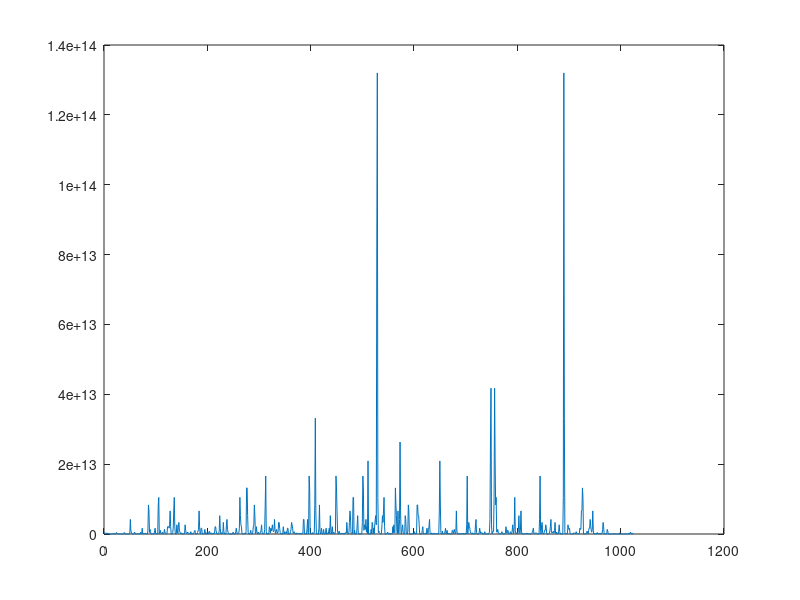

This figure's MATLAB source:
#x = linspace(0, 10, 100);
#y = sin(x);
#plot(x, y);
 
ar =  [70   63   61   62   64   68   55   60   64   59   45   55   57   14   52   52   35   52   65   62   36   17   49   69   65   42   38   59   61   47   48   55 ...
  41   40   53   36   33   52   69   68   44   54   56   29   51   54   50   18   37   67   79   72   70   57   43   39   29   60   70   67   54   55    5   60 ...
  63   21   29   56   54   60   70   59   62   75   61   49   66   62   63   67   60   61   60   55   73   82   81   69   74   71   52   55   44   60   64   55 ...
  49   73   75   65   56   65   47   56   82   83   50   69   73   65   44   53   70   67   32   66   74   70   64   50   27   65   76   76   76   75   77   81 ...
  76   57   38   58   69   75   81   83   76   50   44   65   77   73   63   77   78   72   70   65   58   68   65   47   48   56   53   65   77   73   67   64 ...
  66   70   65   61   43   45   60   71   64   63   57   46   66   69   71   73   52   55   60   58   69   72   74   81   76   56   60   75   75   67   55   45 ...
  39   60   74   71   50   56   60   71   70   44   64   72   68   58   68   63   49   52   66   67   61   67   76   76   72   66   66   37   30   64   72   80 ...
  75   30   63   69   64   65   78   71   42   67   42   59   77   79   74   70   63    0   53   61   48   31   39   52   65   70   54   61   62   48   71   75 ...
  70   46   63   68   68   75   83   80   77   76   64   55   59   37   56   67   66   50   71   84   84   80   69   41   36   47   68   73   59   24   50   70 ...
  76   77   82   80   64   68   76   70   53   67   70   61   41   64   70   73   77   68   51   66   64   65   74   82   85   71   26   59   60   53   49   76 ...
  74   68   75   72   75   77   73   71   73   79   74   55   71   74   70   65   71   78   78   75   69   62   51   39   55   68   76   71   53   71   66   66 ...
  71   61   75   75   60   49   31   60   71   74   78   77   75   66   66   71   68   61   54   59   68   62   62   62   59   65   60   66   56   34   64   68 ...
  67   79   79   62   55   58   51   59   75   79   45   68   85   84   70   54   63   67   62   69   64   64   69   82   88   81   63   60   33   62   60   75 ...
  82   71   58   71   75   33   59   66   74   48   42   55   72   75   58   51   68   53   72   75   61   80   75   41   72   76   58   70   67   61   62   72 ...
  85   84   81   72   58   47   72   67   50   56   66   66   63   67   61   49   65   55   68   69   67   78   72   61   52   66   78   81   80   70   53   26 ...
  61   83   83   60   73   58   58   44   65   77   80   70   50   55   60   57   50   59   64   78   85   84   73   77   76   74   79   70   76   55   86  -56 ...
 -14   -1  -10  -47   74   63   78   77   43   75   63   77   79   80   77   92   94   83   69   72   69   65   29   46   66   77   80   78   81   83   76   51 ...
  40   38   63   66   70   61   42   59   66   48   22   56   56   61   76   68   77   69   68   84   82   80   68   64   81   64   67   79   87   81   59   55 ...
  75   77   69   68   34   68   80   79   68   52   28   72   82   81   69   53   50   53   25   61   63   65   20   68   71   41   55   62   64   82   82   80 ...
  80   77   61   35   45   49   38   73   76   55   66   62   64   66   50   57   75   72   62   74   76   79   69   59   42   68   65   40   54   37   67   61 ...
  44   63   62   63   55   64   52   67   81   86   82   69   44   54   72   58   31   59   66   70   75   55   63   73   52   54   64   57   53   44   46   41 ...
  53   73   73   49   71   74   70   46   70   81   72   53   66   62   48   62   65   56   51   64   65   52   56   67   54   45   62   67   61   77   85   56 ...
  74   78   76   75   71   67   64   45   68   62   47   65   61   50   77   79   69   60   56   51   24   65   75   72   66   68   69   67   52   49   52   64 ...
  71   46   50   47   46   58   32   49   60   70   79   87   89   77   26   71   70   72   83   89   86   82   83   70   70   74   70   63   53   35   59   57 ...
  65   71   69   60   37   41   55   63   67   76   72   65   73   73   63   53   55   69   71   61   52   72   77   72   63   76   83   73   64   67   66   69 ...
  25   74   80   72   64   73   81   72   21   58   62   60   58   53   58   62   67   61   58   67   58   44   47   51   47   49   60   65   69   72   75   65 ...
  39   66   67   67   68   64   58   46   42   49   79   85   71   51   77   78   66   67   56   69   73   73   77   75   56   53   48   52   60   66   72   76 ...
  79   70   68   66   71   72   67   73   78   65   55   70   66   53   61   72   77   71   59   64   31   40   51   60   83   94   88   68   62   66   64   37 ...
  65   77   75   74   75   65   36   34   26   36   23   55   68   64   64   68   63   71   66   62   63   61   57   62   75   74   74   81   81   84   83   56 ...
  55   47   63   41   63   66   72   68   39   73   75   75   79   76   73   70   74   81   73   48   46   65   59   39   49   67   69   59   61   35   59   67 ...
  59   60   22   65   74   78   76   52   55   61   52   24   64   74   72   33   60   53   41   43   35   50   55   55   58   53   60   65   57   31   52   38 ...
  49   58   51   41   50   68   61   22   35   38   55   48   31   45   53   53   50   24   57   50   53   54   43   66   63   60   70   67   55   42   57   68];
#  x = linspace(0, 1023);
#  y = ar[x];
#  plot(x, y);
arSize = length(ar); 
norm = 20.0*log10(arSize) - 30 + 17;
y = power(10, (ar + norm)/10);
#y = power(10., (ar)/10.);
plot(y);
#y = exp(-ar/100);
dmin = 1000;
dmax = 0;
middle = 0;
koef = linspace(0, 0, arSize);


for n = 1:2

for i= 1:(arSize-1)
  delta = y(i+1) - y(i);
  if (abs(delta) > dmax) 
#    dmax = delta;
    dmax = y(i+1);
  endif  
  if (abs(delta) < dmin) 
    dmin = delta;  
  endif  
  koef(i+1) = delta;
endfor

  for i= 2:arSize
    y(i) = y(i) * y(i) / dmax;
  endfor
endfor 


#{
#for n = 1:2
  for i= 2:arSize
#    if (sign(koef(i)))
#      y(i) = y(i-1) + abs(koef(i)) * (koef(i) / dmax);
#      d = abs(koef(i)) * (koef(i) / dmax);
      if (koef(i) < (dmax * 0.8))
        y(i) = y(i-1) + abs(koef(i)) * (koef(i) / dmax);
      endif  
#      y(i) = y(i) - abs(koef(i)) * (koef(i) / dmax);
#      y(i-1) = y(i-1) + abs(koef(i-1)) * (koef(i-1) / dmax);
#      y(i) = y(i-1) + d;
#      y(i-1) = y(i-1) - d;
#    endif
  endfor
#endfor
#}



#plot(y);